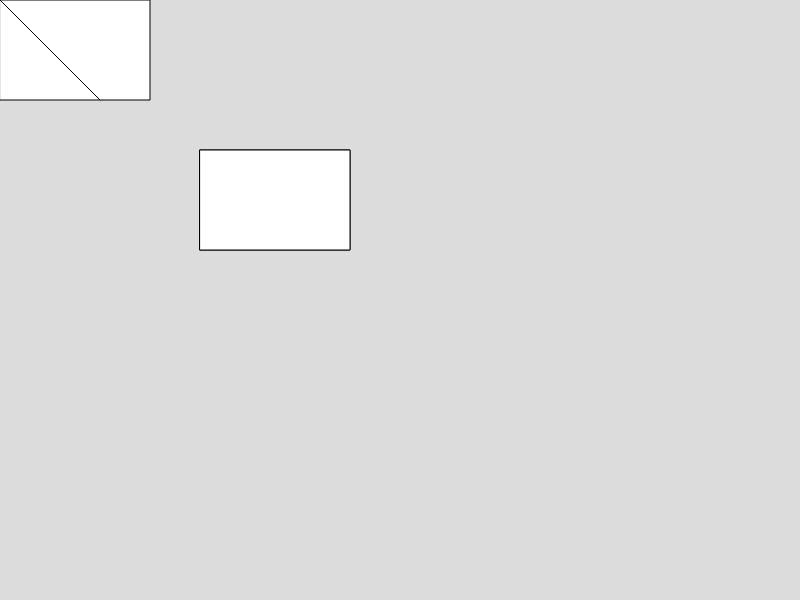
Frame 1 (no input)
Frame 60 (no input): identical to frame 1, image omitted
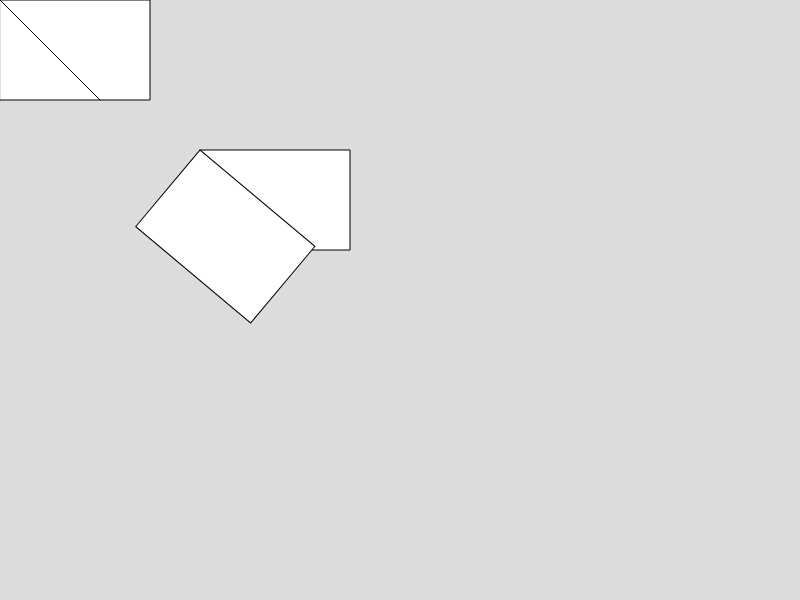
Frame 120 (the mouse pressed at the canvas centre since frame 60)

The p5.js sketch that drew these frames (run headless with seeded random() and noise() and a simulated clock; from frame 60 on, the mouse is pressed at the canvas centre):

// p5.js sketch
// ── sketch.js
function setup() {
  createCanvas(800, 600);
  angleMode(DEGREES);
}

function draw() {
  background(220);
  rect(0, 0, 150, 100);

  // Koordinatensystem verschieben
  translate(200, 150);
  rect(0, 0, 150, 100);

  // Koordinatensystem um den Nullpunkt drehen
  rotate(mouseX);
  rect(0, 0, 150, 100);

  // Koordinatensystem auf Standart zurücksezten
  resetMatrix();

  // Koordinatensystem skalieren auf 3fache Größe
  //scale(3, 3);

  line(0, 0, 100, 100);
}
